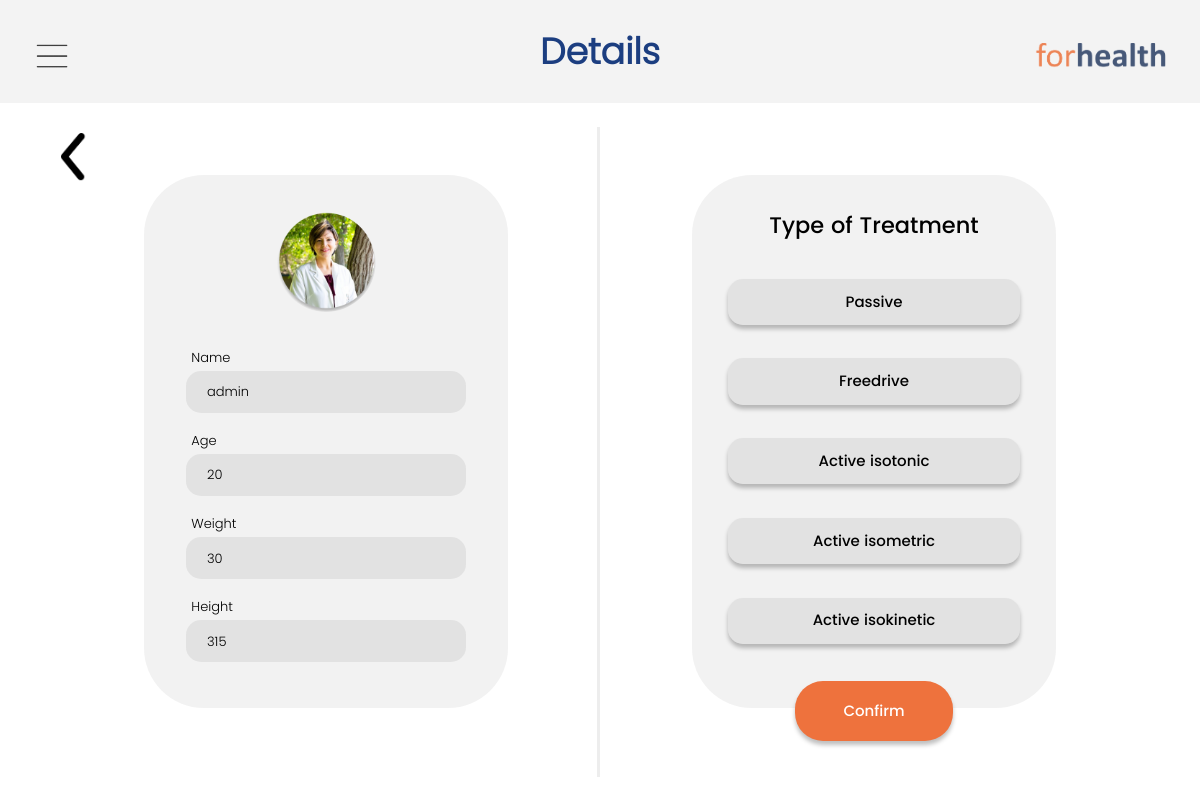
Page /details (signed in) on the earlier database version.
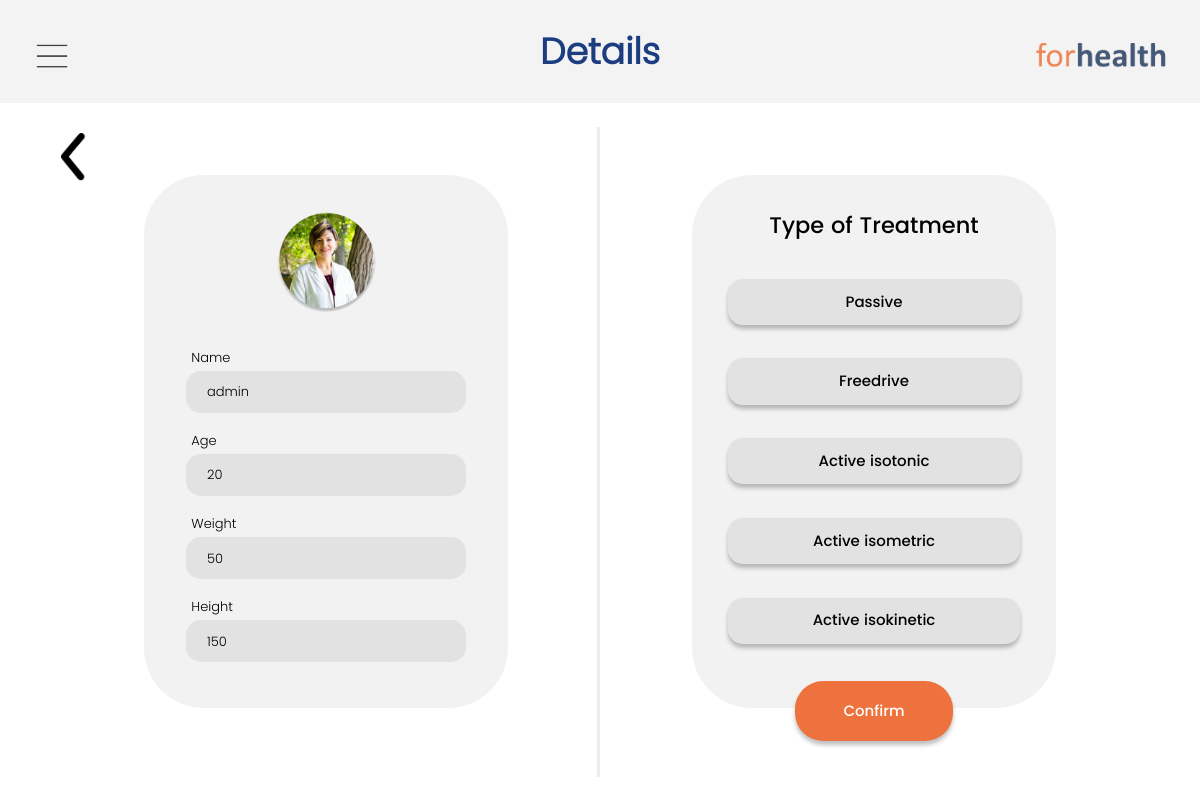
Same page on the later database version.
### tables this page shows
CREATE TABLE info1(name_user varchar(50),password_user varchar(50) ,email_user varchar(50) ,phone_user varchar(50) ,address_user varchar(50),uname varchar(50),uage varchar(50),uweight varchar(50),uheight varchar(50),selectbtn varchar(50),point1 int,point2 int,Resistance int,Rep int);

### main.py (the view, shortened to what this page needs)
@app.route('/details', methods=['GET', 'POST'])
def details():
    if session["username"] == session["username1"]:
        cursor.execute("select * from info1 WHERE name_user=(?)",
                       (session['username'],))
        dataform = cursor.fetchone()
        if dataform['uname'] is None:
            if request.method == 'POST':
                name = request.form["uname"]
                age = request.form["uage"]
                weight = request.form["uweight"]
                height = request.form["uheight"]
                selectbtn = request.form["selectbtn"]
                cursor.execute("UPDATE info1 SET uname=(?),uage=(?),uweight=(?),uheight=(?),selectbtn=(?) WHERE name_user=(?)", (
                    name, age, weight, height, selectbtn, dataform['name_user']))
                db.commit()
                return redirect(url_for("select"))
            else:
                return render_template("form.html")
        elif dataform['uname'] is not None:
            uname = dataform['uname']
            uage = dataform['uage']
            uweight = dataform['uweight']
            uheight = dataform['uheight']
            selectbtn = dataform['selectbtn']
            return render_template("form.html", uname=uname, uage=uage, uweight=uweight, uheight=uheight, selectbtn=selectbtn)
    else:
        return redirect(url_for("login"))

### templates/form.html (shortened to what this page needs)
<!DOCTYPE html>
<html>
<head>
  <link rel="stylesheet" type="text/css" href="{{ url_for('static', filename='css/form.css') }}">
  <link rel="stylesheet" href="{{ url_for('static', filename='css/bootstrap.min.css') }}">
  <link rel="stylesheet" href="{{ url_for('static', filename='css/w3.css') }}">
  <link rel="stylesheet" href="{{ url_for('static', filename='css/navbar.css') }}">
</head>
<body>
  <div class="navbar" style="padding-top: 1%; padding-left:3%; padding-bottom: 7.6%;">
    <div style="float: left; width: 25%; padding-top: 0.4%;">
      <span onclick="openNav()">
        <img src="{{ url_for('static', filename='images/drow.png') }}" alt="img" style="width: 11%;"></span>
    </div>
    <div style="float: left; width: 50%;">
      <center>
        <h6 class="lname">Details</h6>
      </center>
    </div>
    <div style="float: right; width: 25%; padding-top: 1%;">
      <img src="{{ url_for('static', filename='images/logo.png') }}" alt="img"
        style="width: 60%; margin-left: 40%;"></span>
    </div>
  </div>
  <div style="float: left; width: 25%; padding-top: 0.4%; position: absolute; left: 5%; top: 16%;">
    <a href="details">
      <span>
        <img src="{{ url_for('static', filename='images/back.png') }}" alt="img" style="width: 9.0%;"></span></a>
  </div>
  <form class="form1" method="post">
    <div class="first">
      <center>
        <img src="{{ url_for('static', filename='images/Profileimg.png') }}" alt="img" class="imgclass">
      </center>
      <p style="color:black; font-size: small; margin-left: 13%; margin-top: 10%; margin-bottom: 3.5%;">Name</p>
      <center>
        <input type="text" value="{{uname}}" class="textfield1"
          style="margin-top: -5%; background: rgba(196, 196, 196, 0.36);" name="uname" id="iname" placeholder="Name"
          required>
      </center>
      <p style="color:black; font-size: small; margin-left: 13%; margin-bottom: 3.5%; margin-top: 5%;">Age</p>
      <center>
        <input type="number" value="{{uage}}" class="textfield1"
          style="margin-top: -5%; background: rgba(196, 196, 196, 0.36);" name="uage" id="iage" placeholder="Age (year)"
          required>
      </center>
      <p style="color:black; font-size: small; margin-left: 13%; margin-bottom: 3.5%;margin-top: 5%;">Weight</p>
      <center>
        <input type="number" class="textfield1" style="margin-top: -5%; background: rgba(196, 196, 196, 0.36);"
          name="uweight" value="{{uweight}}" id="iweight" placeholder="Weight (kg)" required>
      </center>
      <p style="color:black; font-size: small;margin-left: 13%; margin-bottom: 3.5%;margin-top: 5%;">Height</p>
      <center>
        <input type="number" class="textfield1" style=" margin-top: -5%; background: rgba(196, 196, 196, 0.36);"
          name="uheight" value="{{uheight}}" id="iheight" placeholder="Height (cm)" required>
      </center>
    </div>
    <div class="vl"></div>
    <div class="second">
      <h1 class="sdetails" style="font-family: Poppinsdark; margin-top: 10%;font-size: 150%;">Type of Treatment</h1>
      <center>
        <div style="margin: auto; margin-top: 5%;">
          <button id="btn1" type="button" onclick="passive()" name="button" value="Passive" class="button1"
            style="margin-top: 6%;">Passive</button>
          <br>
          <br>
          <button type="button" onclick="passive1()" id="btn2" class="button1">Freedrive</button>
          <br>
          <br>
          <button type="button" onclick="passive2()" id="btn3" class="button1">Active isotonic</button>
          <br>
          <br>
          <button type="button" onclick="passive3()" id="btn4" class="button1">Active isometric</button>
          <br>
          <br>
          <button type="button" onclick="passive4()" id="btn5" class="button1">Active isokinetic</button>
          <br>
          <br>
      </center>
      <div style="margin-top: 4%;">
        <div>
          <center>
            <button class="confirm">Confirm</button>
          </center>
        </div>
      </div>
    </div>
  </form>
</body>
</html>

### static/css/form.css (style rules this page uses)
.lname { width: 105px; height: 48px; margin-left: 3%; font-family: Poppins; font-style: normal; font-weight: 500; font-size: 36px; line-height: 54px; font-weight: bold; color: #042A73; }
.first { float: left; background: #BCBCBC33; color: black; width: 364px; height: 533px; border-radius: 60px; margin-top: 6%; margin-left: 12%; }
.second { float: right; background: #BCBCBC33; color: black; width: 364px; height: 533px; border-radius: 60px; margin-top: 6%; margin-right: 12%; }
.sdetails { margin:auto; text-align:center; }
.button1 { width: 292.76px; height: 46.33px; left: 716.04px; top: 256px; font-family: Poppinsdark; background: rgba(196, 196, 196, 0.36); box-shadow: 0px 4px 4px rgba(0, 0, 0, 0.25); border-radius: 15px; border-color: #BCBCBC33; border: 0px; margin-top: 3%; }
.confirm { width: 157.61px; height: 60.21px; background: #EE723D; font-family: Poppinsdark; border-radius: 28px; border-color:#ff7337; border: 0px; box-shadow: 0px 4px 4px rgba(0, 0, 0, 0.25); color: white; }
.imgclass { width:100px; height:100px; border-radius:50%; margin-top: 10%; }
.textfield1 { border-radius: 15px; border: 2px; padding: 21px; width: 280px; height: 15px; font-size: 13px; }
.vl { border-left: 3px solid rgba(163, 163, 163, 0.2);; height: 650px; position: absolute; left: 50%; margin-left: -3px; margin-top: 2%; }
* { font-family: Poppins; }

### static/css/w3.css (style rules this page uses)
html { box-sizing:border-box }
*,*:before,*:after { box-sizing:inherit }
html { -ms-text-size-adjust:100%;-webkit-text-size-adjust:100% }
body { margin:0 }
a { background-color:transparent }
img { border-style:none }
button,input,select,textarea,optgroup { font:inherit;margin:0 }
button,input { overflow:visible }
button,select { text-transform:none }
button,[type=button],[type=reset],[type=submit] { -webkit-appearance:button }
html,body { font-family:Verdana,sans-serif;font-size:15px;line-height:1.5 }
html { overflow-x:hidden }
h1 { font-size:36px }
h6 { font-size:16px }
h1,h2,h3,h4,h5,h6 { font-family:"Segoe UI",Arial,sans-serif;font-weight:400;margin:10px 0 }
img { vertical-align:middle }
a { color:inherit }

### static/css/navbar.css (style rules this page uses)
.navbar { height:70px; background: #BCBCBC33; color:black; opacity: 0.9; box-sizing: border-box; padding: 1%; }
.lname { position: absolute; width: 105px; height: 48px; left: 42%; top: 15px; font-family: Poppins; font-style: normal; font-weight: 500; font-size: 36px; line-height: 54px; font-weight: bold; color: #042A73; }

Differences in the rows shown:
changed info1 "admin": uweight "30" → "50"; uheight "315" → "150"
